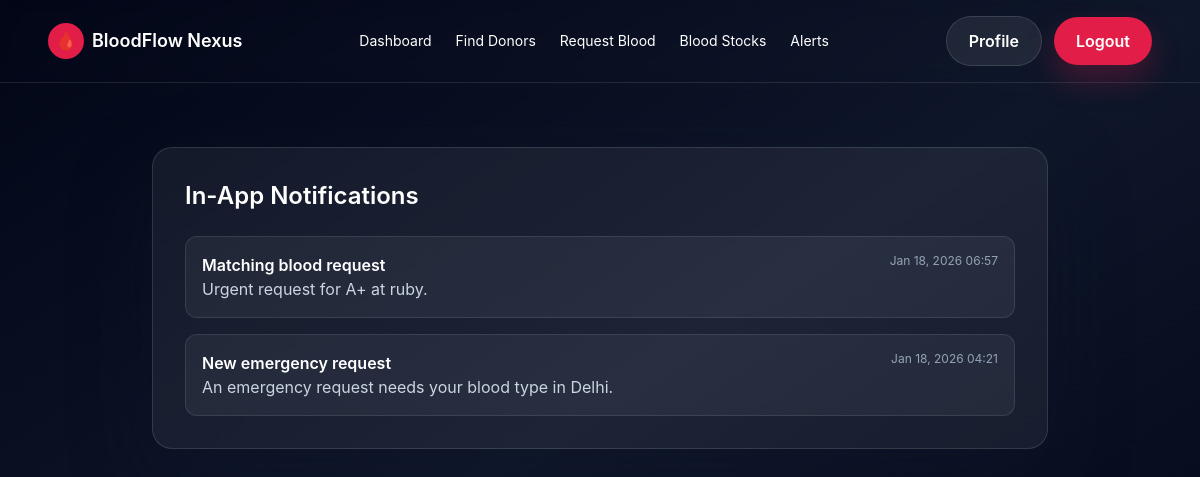
The app's page /notifications/ (signed in) with its own data.
### notifications/models.py (models this page shows, shortened)
class Notification(models.Model):
	user = models.ForeignKey(settings.AUTH_USER_MODEL, on_delete=models.CASCADE, related_name='notifications')
	title = models.CharField(max_length=120)
	message = models.TextField()
	category = models.CharField(max_length=50, default='info')
	is_read = models.BooleanField(default=False)
	created_at = models.DateTimeField(auto_now_add=True)

### notifications/views.py (the view)
# urls.py: path('', views.inbox, name='inbox'),
@login_required
def inbox(request):
	notifications = Notification.objects.filter(user=request.user).order_by('-created_at')
	return render(request, 'notifications/inbox.html', {'notifications': notifications})

### templates/notifications/inbox.html (shortened to what this page needs)
{% extends 'base.html' %}
{% block content %}
<section class="px-6 py-16">
  <div class="max-w-4xl mx-auto glass-card p-8">
    <h2 class="text-2xl font-semibold mb-6">In-App Notifications</h2>
    <div class="space-y-4">
      {% for note in notifications %}
      <div class="rounded-xl border border-white/10 p-4 bg-white/5">
        <div class="flex justify-between">
          <p class="font-semibold">{{ note.title }}</p>
          <p class="text-xs text-slate-400">
            {{ note.created_at|date:'M d, Y H:i' }}
          </p>
        </div>
        <p class="text-slate-300">{{ note.message }}</p>
      </div>
      {% empty %}
      <p class="text-slate-400">No notifications yet.</p>
      {% endfor %}
    </div>
  </div>
</section>
{% endblock %}

### static/css/style.css (style rules this page uses)
:root { --glass: rgba(255, 255, 255, 0.06); --stroke: rgba(255, 255, 255, 0.12); }
body { font-family: "Inter", system-ui, -apple-system, sans-serif; }
.glass-card { background: var(--glass); border: 1px solid var(--stroke); border-radius: 20px; box-shadow: 0 30px 80px rgba(15, 23, 42, 0.45); }

### records on screen
Notification: title "Matching blood request", created_at "Jan 18, 2026 06:57", message "Urgent request for A+ at ruby."
Notification: title "New emergency request", created_at "Jan 18, 2026 04:21", message "An emergency request needs your blood type in Delhi."
